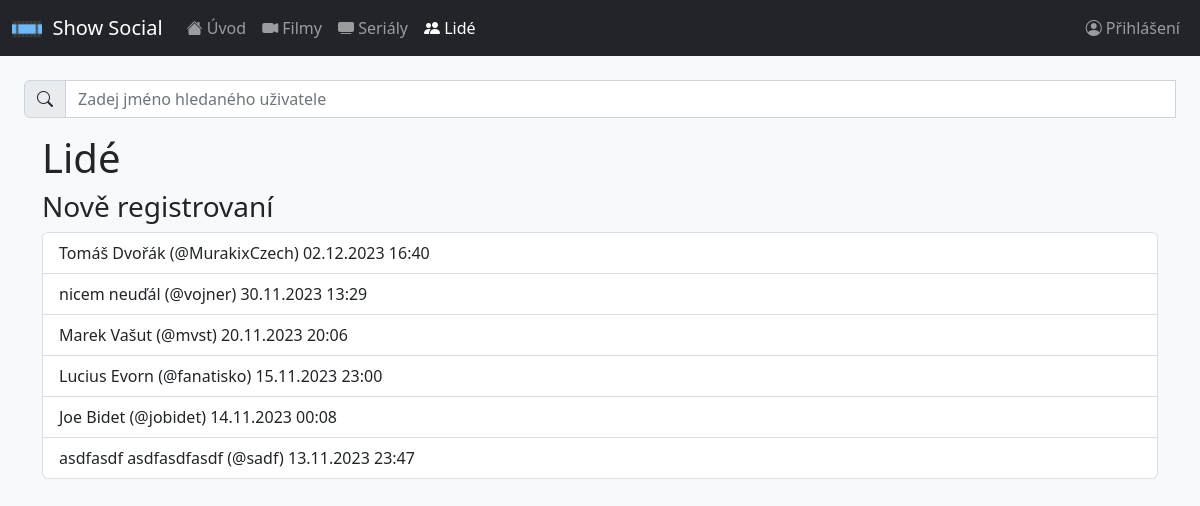
The page /users.php on the database its author committed.
### tables this page shows
CREATE TABLE `users` (
  `id` int(11) NOT NULL,
  `user_name` varchar(30) NOT NULL,
  `first_name` varchar(30) NOT NULL,
  `last_name` varchar(30) NOT NULL,
  `email` varchar(50) NOT NULL,
  `password_hash` varchar(255) NOT NULL,
  `created_at` timestamp NOT NULL DEFAULT current_timestamp(),
  `watch_limit` smallint(6) NOT NULL,
  `public_profile` tinyint(1) NOT NULL,
  `moderator` tinyint(1) NOT NULL
);

### classes/dbh.class.php (called while the page is built)
<?php
class Dbh {
    private $host = "db.dw175.webglobe.com";
    private $username = "showsocialuser";
    private $password = "Ayylmao1337";
    private $dbname = "show_social";
    public function connect() {
        $dsn = 'mysql:host=' .  $this->host .';dbname=' . $this->dbname;
        $pdo = new PDO($dsn, $this->username, $this->password);
        $pdo->setAttribute(PDO::ATTR_DEFAULT_FETCH_MODE, PDO::FETCH_ASSOC);
        return $pdo;
    }
}

### classes/Users.class.php (called while the page is built, shortened)
<?php
require_once 'dbh.class.php';
class Users extends Dbh {
    function getLastRegisteredUsers() {
        $sql = '
            SELECT id, concat(first_name, " ", last_name) as full_name, user_name, created_at
            FROM users
            ORDER BY created_at DESC
            LIMIT 6';
        $statement = $this->connect()->query($sql)->fetchAll();
        return $statement;
    }
}

### users.php (the view, shortened to what this page needs)
<?php
require_once 'classes/dbh.class.php';
require 'classes/Users.class.php';
include 'includes/header.inc.php';
require_once 'includes/searchbars/users-search.inc.php';
echo '<div class="container-sm">';
echo '<h1>Lidé</h1>';
$users = new Users();
$lastRegisteredUsers = $users->getLastRegisteredUsers();
echo '<div class="col-md">';
echo '<h3>Nově registrovaní</h3>';
echo '<div class="list-group">';
if ($lastRegisteredUsers) {
    foreach ($lastRegisteredUsers as $user) {
        $createdAtDate = date_create($user['created_at']);
        echo '<a href="./user.php?id=' . $user['id'] . '" class="list-group-item list-group-item-action">' . htmlspecialchars($user['full_name']) . ' (@' . htmlspecialchars($user['user_name']) . ') ' . date_format($createdAtDate, 'd.m.Y H:i') . '</a>';
    }
}
echo '</div>';
echo '</div>';
echo '</div>';
?>
<?php
echo '</div>';
include 'includes/footer.inc.php';

### rows shown on the page
users: full_name "Tomáš Dvořák", user_name "MurakixCzech", created_at "02.12.2023 16:40"
users: full_name "nicem neuďál", user_name "vojner", created_at "30.11.2023 13:29"
users: full_name "Marek Vašut", user_name "mvst", created_at "20.11.2023 20:06"
users: full_name "Lucius Evorn", user_name "fanatisko", created_at "15.11.2023 23:00"
users: full_name "Joe Bidet", user_name "jobidet", created_at "14.11.2023 00:08"
users: full_name "asdfasdf asdfasdfasdf", user_name "sadf", created_at "13.11.2023 23:47"
